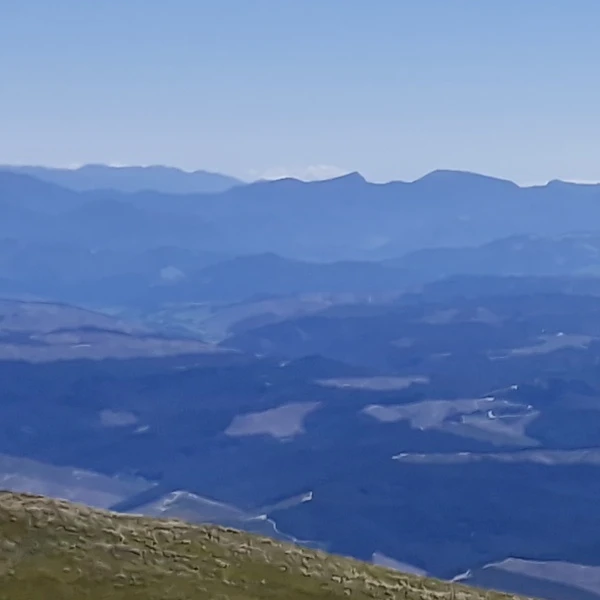
#> input picture data/seam-a.webp, 600 x 600 px
$ python sim2.py ../../data/seam-a.webp 5 5 1.0 ../../data/seam-b.webp
#> lines starting #> are read from the running program, lines starting #| are printed output that depends on the picture
R=''  # run from the repo root
import cv2, numpy as np, sys

name,X0,X1,s,out=sys.argv[1],int(sys.argv[2]),int(sys.argv[3]),float(sys.argv[4]),sys.argv[5]
p2=cv2.imread(R+'pano2.jpg',0); u=cv2.imread(R+name,0)
#> after `u = cv2.imread(R + name, 0)`:
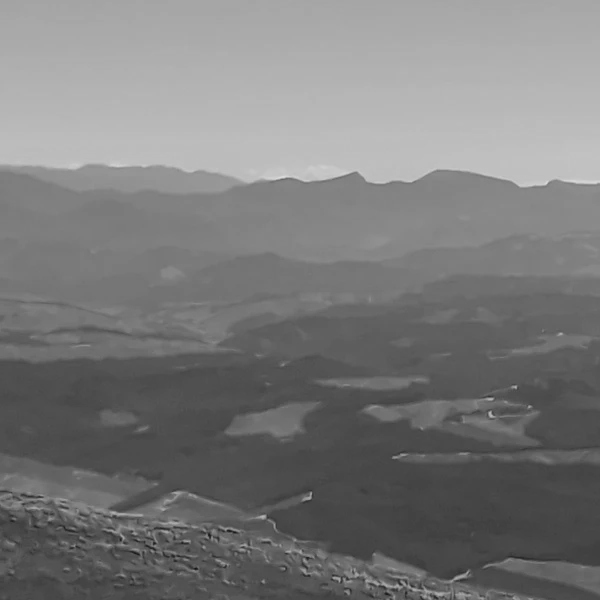
#> u: shape (600, 600); min 19, max 220, mean 122.7
cl=cv2.createCLAHE(2.0,(8,8))
#> (the run stopped early here; a loop or call above may not have finished)

$ run again, on Looking south I think with us in it.jpg
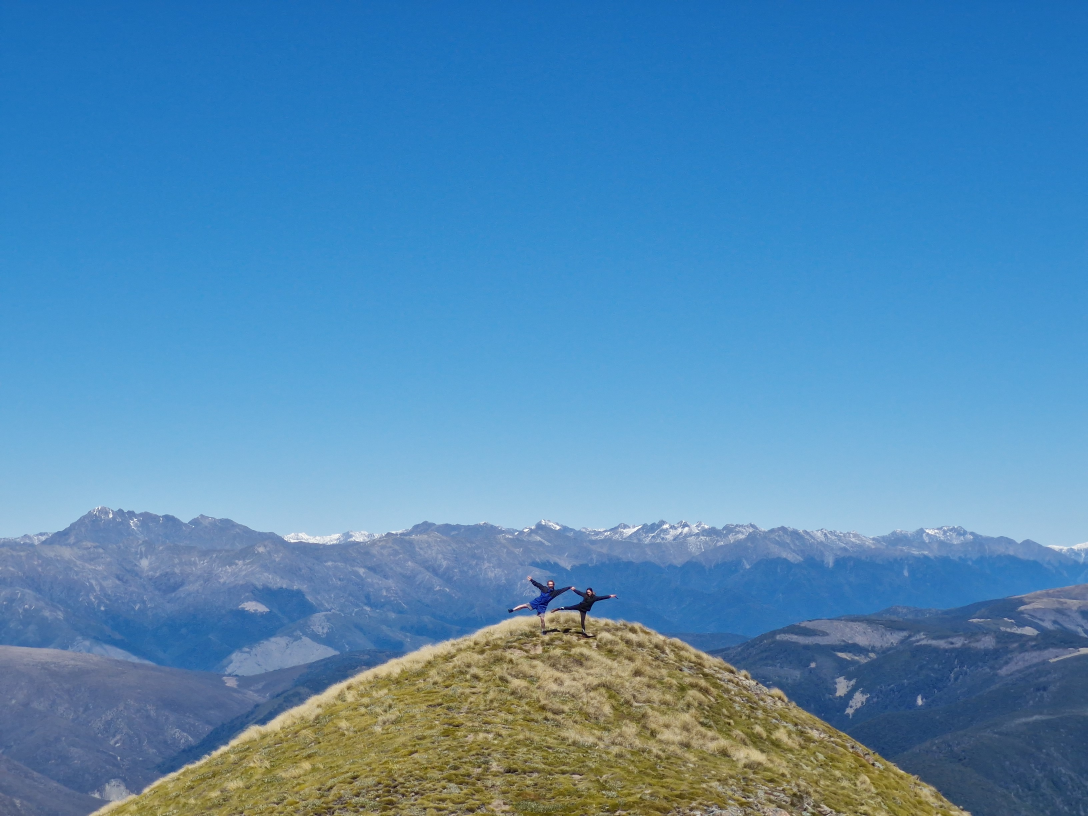
#> input picture Looking south I think with us in it.jpg, 3264 x 2448 px (shown at 1/3 size)
#> `u = cv2.imread(R + name, 0)`:
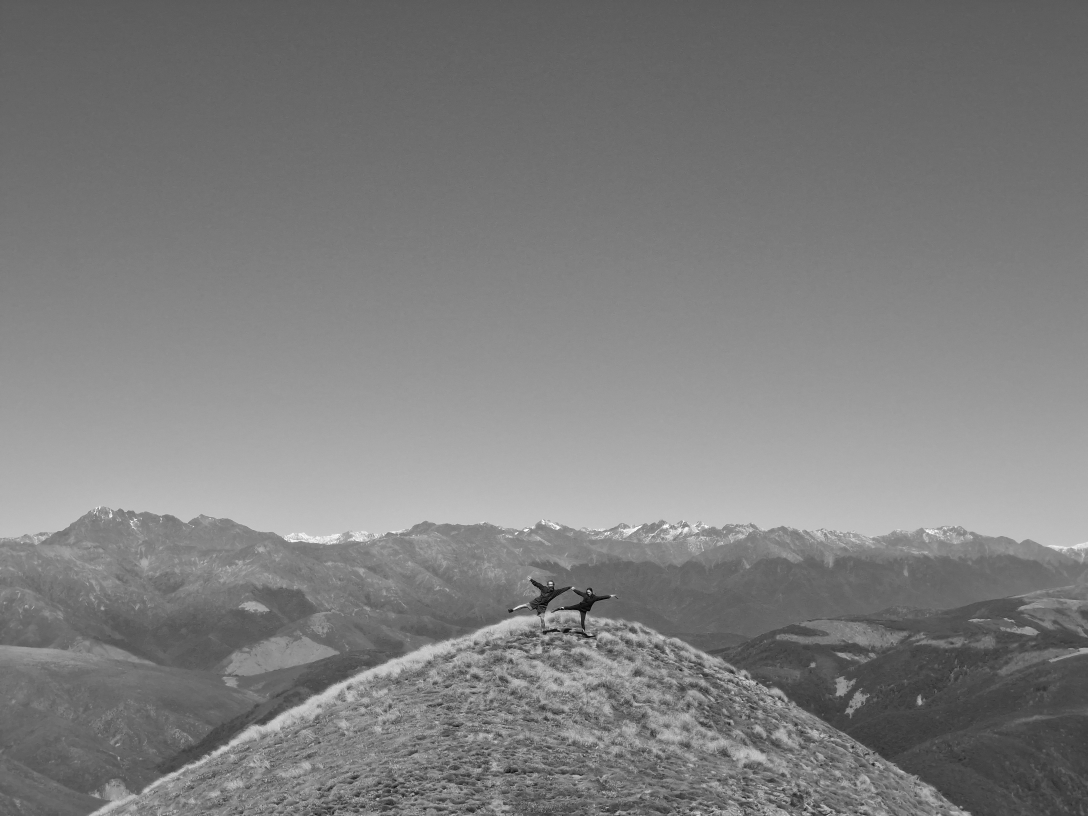
#> u: shape (2448, 3264) (shown at 1/3 size); min 0, max 255, mean 126

$ run again, on assets/crew-patch.webp
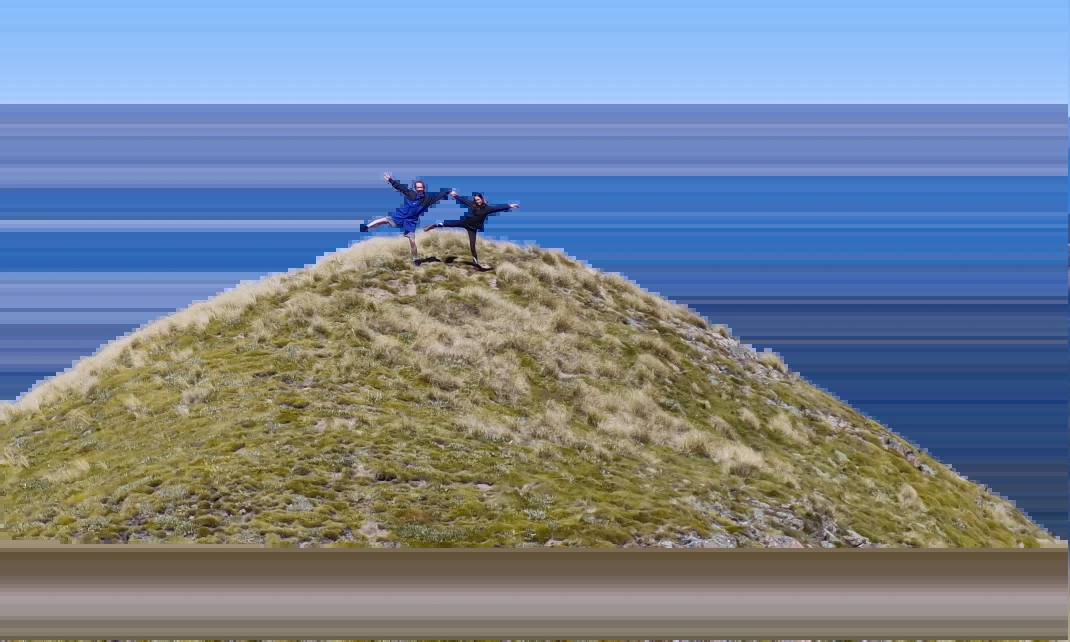
#> input picture assets/crew-patch.webp, 2139 x 1283 px (shown at 1/2 size)
#> `u = cv2.imread(R + name, 0)`:
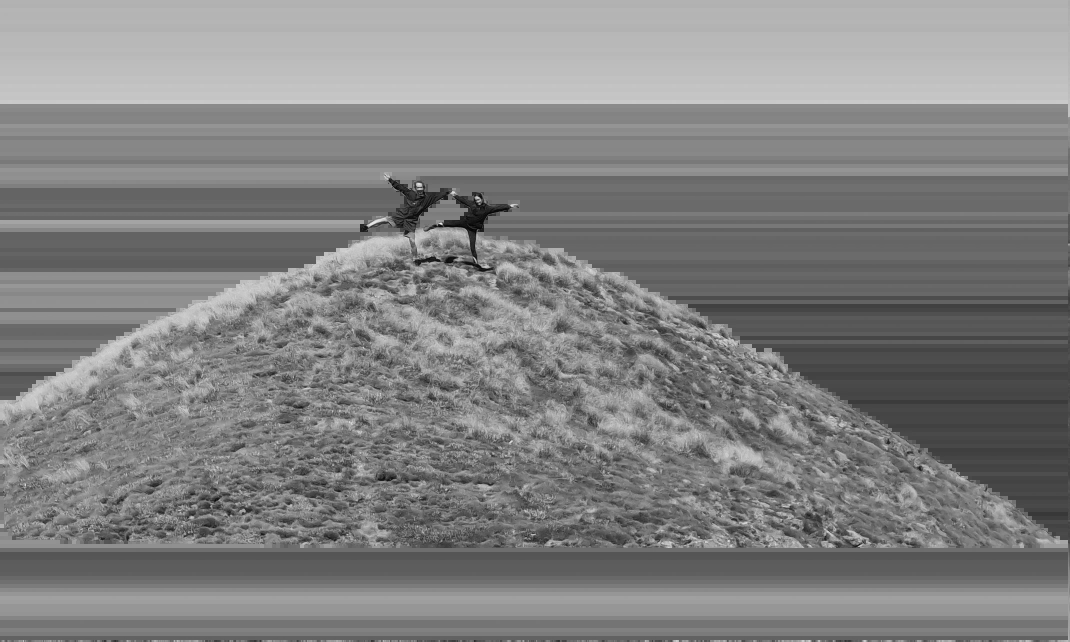
#> u: shape (1283, 2139) (shown at 1/2 size); min 1, max 244, mean 129.9
